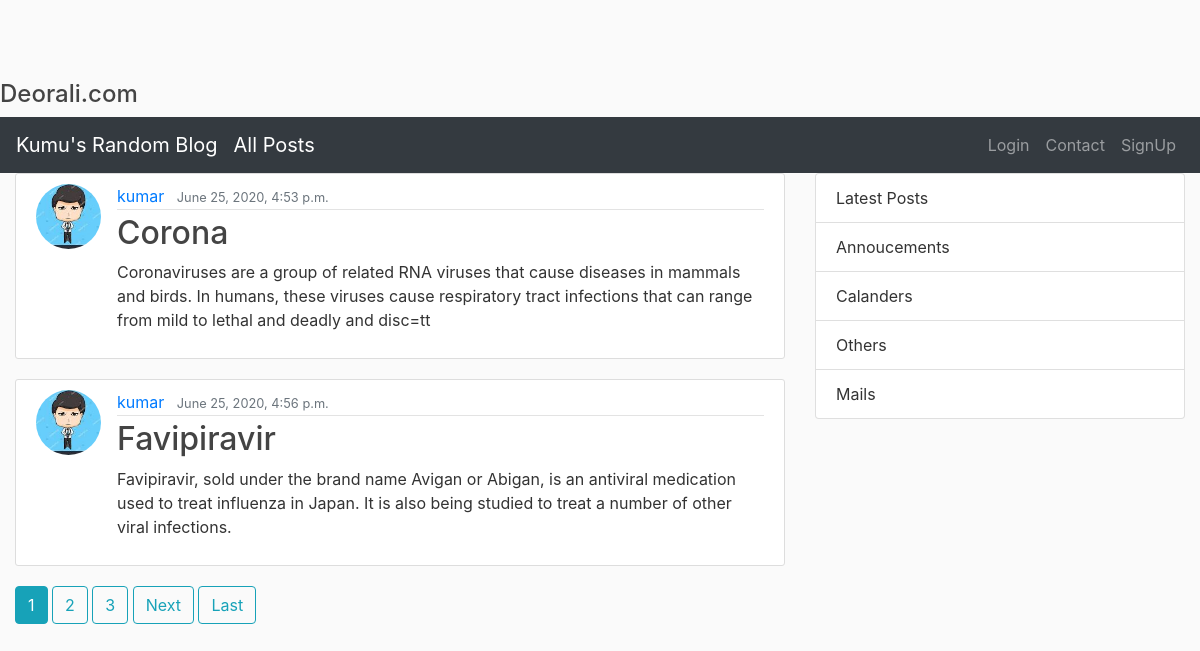
The page /posts on the database its author committed.
### blogs/models.py (models this page shows, shortened)
class Post(models.Model):
	title=models.CharField(max_length=100)
	content=models.TextField()
	date_post=models.DateTimeField(default=timezone.now)
	author=models.ForeignKey(User, on_delete=models.CASCADE)

### users/models.py (models this page shows, shortened)
class Profile(models.Model):
	user=models.OneToOneField(User, on_delete=models.CASCADE)
	image=models.ImageField(default='default.jpeg',upload_to='photos')

### blogs/views.py (the view)
# urls.py: path('posts',PostListView.as_view(),name='posts'),
class PostListView(ListView):
	model=Post
	template_name='blogs/blogs.html'
	context_object_name='posts'
	ordering=['date_post']
	paginate_by=2

### blogs/templates/blogs/blogs.html (shortened to what this page needs)
{% extends "blogs/base.html" %}
{% block content %}
{% for o in posts %}
  <article class="media content-section">
    <img src="{{o.author.profile.image.url}}" class="rounded-circle article-img"/>
          <div class="media-body">
            <div class="article-metadata">
              <a class="mr-2" href="#">{{ o.author }}</a>
              <small class="text-muted">{{ o.date_post}}</small>
            </div>
            <h2><a class="article-title" href="{% url 'postsdetail' o.id %}">{{ o.title }}</a></h2>
            <p class="article-content">{{ o.content }}</p>
          </div>
        </article>
{% endfor %}
{% if is_paginated %}
      {% for num in page_obj.paginator.page_range %}
        {% if page_obj.number == num %}
          <a class="btn btn-info mb-4" href="?page={{ num }}">{{ num }}</a>
        {% elif num > page_obj.number|add:'-3' and num < page_obj.number|add:'3' %}
          <a class="btn btn-outline-info mb-4" href="?page={{ num }}">{{ num }}</a>
        {% endif %}
      {% endfor %}
      {% if page_obj.has_next %}
        <a class="btn btn-outline-info mb-4" href="?page={{ page_obj.next_page_number }}">Next</a>
        <a class="btn btn-outline-info mb-4" href="?page={{ page_obj.paginator.num_pages }}">Last</a>
      {% endif %}
    {% endif %}
{% endblock %}

### blogs/templates/blogs/base.html (shortened to what this page needs)
<html lang="en">
  <head>
    <link rel="stylesheet" href="https://maxcdn.bootstrapcdn.com/bootstrap/4.0.0/css/bootstrap.min.css">
  </head>
  <body>
  	<h4>Deorali.com</h4>
<nav class="navbar navbar-expand-sm bg-dark navbar-dark sticky-top">
<a routerLink="/" class="navbar-brand" href="/posts">Kumu's Random Blog</a>
<a routerLink="/" class="navbar-brand" href="/posts">All Posts</a>
<ul class="navbar-nav ml-auto">
{% if user.is_authenticated %}
<li class="nav-item">
<a class="nav-link" href="/profile">Profile</a>
</li>
  <li class="nav-item">
<a class="nav-link" href="/postcreate">New Post</a>
<li class="nav-item">
<a class="nav-link" href="/logout">LogOut</a>
{%  else %}
<li class="nav-item">
<a class="nav-link" href="/login">Login</a>
</li>
<li class="nav-item">
<a class="nav-link" href="/contact">Contact</a>
</li>
<li class="nav-item">
<a class="nav-link" href="/register">SignUp</a>
</li>
{% endif %}
</ul>
</nav>
<div class="container-fluid">
  		<div class="row">
  	<div class="col-8">
    {% block content%}
    {% endblock %}
    </div>
    <div class="col-4">
   <ul class="list-group">
  <li class="list-group-item">Latest Posts</li>
  <li class="list-group-item">Annoucements</li>
  <li class="list-group-item">Calanders</li>
  <li class="list-group-item">Others</li>
  <li class="list-group-item">Mails</li>
</ul>
    </div>
</div>
  </body>
</html>
</body>
</html>

### blogs/templates/blogs/base.html (style rules this page uses)
body { background: #fafafa; color: #333333; margin-top: 5rem; }
h1, h2, h3, h4, h5, h6 { color: #444444; }
ul { margin: 0; }
.content-section { background: #ffffff; padding: 10px 20px; border: 1px solid #dddddd; border-radius: 3px; margin-bottom: 20px; }
.article-title { color: #444444; }
.article-content { white-space: pre-line; }
.article-img { height: 65px; width: 65px; margin-right: 16px; }
.article-metadata { padding-bottom: 1px; margin-bottom: 4px; border-bottom: 1px solid #e3e3e3 }

### rows shown on the page
Post: author.profile.image (picture), author "kumar", date_post "June 25, 2020, 4:53 p.m.", title "Corona", content "Coronaviruses are a group of related RNA viruses that cause diseases in mammals and birds. In humans, these viruses cause respiratory tract infections that can range from mild to lethal and deadly and disc=tt"
Post: author.profile.image (picture), author "kumar", date_post "June 25, 2020, 4:56 p.m.", title "Favipiravir", content "Favipiravir, sold under the brand name Avigan or Abigan, is an antiviral medication used to treat influenza in Japan. It is also being studied to treat a number of other viral infections."

### other values the page prints
{{ num }} "1"
{{ num }} "2" "3"
